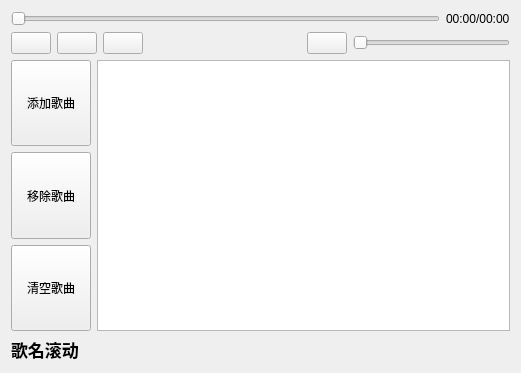
<?xml version="1.0" encoding="UTF-8"?>
<ui version="4.0">
 <class>MediaPlay</class>
 <widget class="QWidget" name="MediaPlay">
  <property name="geometry">
   <rect>
    <x>0</x>
    <y>0</y>
    <width>521</width>
    <height>373</height>
   </rect>
  </property>
  <property name="windowTitle">
   <string>Widget</string>
  </property>
  <layout class="QVBoxLayout" name="verticalLayout_2">
   <item>
    <layout class="QHBoxLayout" name="horizontalLayout">
     <item>
      <widget class="QSlider" name="sliderPosition">
       <property name="orientation">
        <enum>Qt::Orientation::Horizontal</enum>
       </property>
      </widget>
     </item>
     <item>
      <widget class="QLabel" name="label_curPlayTime">
       <property name="text">
        <string>00:00/00:00</string>
       </property>
      </widget>
     </item>
    </layout>
   </item>
   <item>
    <layout class="QHBoxLayout" name="horizontalLayout_2">
     <item>
      <widget class="QPushButton" name="pushButton">
       <property name="text">
        <string/>
       </property>
       <property name="icon">
        <iconset resource="res.qrc">
         <normaloff>:/images/up.png</normaloff>:/images/up.png</iconset>
       </property>
       <property name="iconSize">
        <size>
         <width>22</width>
         <height>22</height>
        </size>
       </property>
      </widget>
     </item>
     <item>
      <widget class="QPushButton" name="pushButton_play">
       <property name="text">
        <string/>
       </property>
       <property name="icon">
        <iconset resource="res.qrc">
         <normaloff>:/images/play.png</normaloff>:/images/play.png</iconset>
       </property>
       <property name="iconSize">
        <size>
         <width>22</width>
         <height>22</height>
        </size>
       </property>
      </widget>
     </item>
     <item>
      <widget class="QPushButton" name="btnNext">
       <property name="text">
        <string/>
       </property>
       <property name="icon">
        <iconset resource="res.qrc">
         <normaloff>:/images/down.png</normaloff>:/images/down.png</iconset>
       </property>
       <property name="iconSize">
        <size>
         <width>22</width>
         <height>22</height>
        </size>
       </property>
      </widget>
     </item>
     <item>
      <spacer name="horizontalSpacer">
       <property name="orientation">
        <enum>Qt::Orientation::Horizontal</enum>
       </property>
       <property name="sizeHint" stdset="0">
        <size>
         <width>40</width>
         <height>20</height>
        </size>
       </property>
      </spacer>
     </item>
     <item>
      <widget class="QPushButton" name="pushButton_volumn">
       <property name="text">
        <string/>
       </property>
       <property name="icon">
        <iconset resource="res.qrc">
         <normaloff>:/images/voice.png</normaloff>:/images/voice.png</iconset>
       </property>
       <property name="iconSize">
        <size>
         <width>22</width>
         <height>22</height>
        </size>
       </property>
      </widget>
     </item>
     <item>
      <widget class="QSlider" name="slider_Volume">
       <property name="orientation">
        <enum>Qt::Orientation::Horizontal</enum>
       </property>
      </widget>
     </item>
    </layout>
   </item>
   <item>
    <layout class="QHBoxLayout" name="horizontalLayout_3">
     <item>
      <layout class="QVBoxLayout" name="verticalLayout">
       <item>
        <widget class="QPushButton" name="pushButton_AddSong">
         <property name="sizePolicy">
          <sizepolicy hsizetype="Minimum" vsizetype="Minimum">
           <horstretch>0</horstretch>
           <verstretch>0</verstretch>
          </sizepolicy>
         </property>
         <property name="text">
          <string>添加歌曲</string>
         </property>
        </widget>
       </item>
       <item>
        <widget class="QPushButton" name="pushButton_removeSong">
         <property name="sizePolicy">
          <sizepolicy hsizetype="Minimum" vsizetype="Minimum">
           <horstretch>0</horstretch>
           <verstretch>0</verstretch>
          </sizepolicy>
         </property>
         <property name="text">
          <string>移除歌曲</string>
         </property>
        </widget>
       </item>
       <item>
        <widget class="QPushButton" name="pushButton_CleanSong">
         <property name="sizePolicy">
          <sizepolicy hsizetype="Minimum" vsizetype="Minimum">
           <horstretch>0</horstretch>
           <verstretch>0</verstretch>
          </sizepolicy>
         </property>
         <property name="text">
          <string>清空歌曲</string>
         </property>
        </widget>
       </item>
      </layout>
     </item>
     <item>
      <widget class="QListWidget" name="listWidget"/>
     </item>
    </layout>
   </item>
   <item>
    <widget class="QLabel" name="label_SongName">
     <property name="font">
      <font>
       <pointsize>13</pointsize>
       <bold>true</bold>
      </font>
     </property>
     <property name="text">
      <string>歌名滚动</string>
     </property>
    </widget>
   </item>
  </layout>
 </widget>
 <resources>
  <include location="res.qrc"/>
 </resources>
 <connections/>
</ui>
